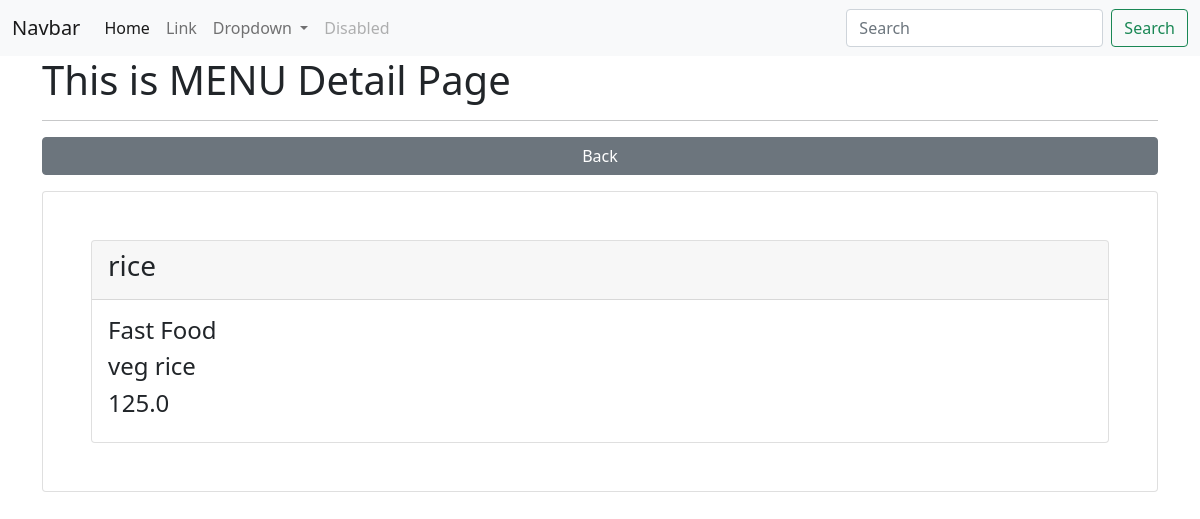
Screenshot of /menu/show/12/ with the database file from the repository.
### app_restro/models.py (models this page shows, shortened)
class Menu(models.Model):
    menu_title = models.CharField(max_length=50)
    category_id = models.ForeignKey(Category, on_delete=models.CASCADE)
    menu_desc = models.CharField(max_length=200)
    menu_img = models.FileField(upload_to="menu/images/", blank=True)
    menu_ingredient = models.CharField(max_length=200)
    menu_price = models.FloatField()
    class Meta:
        db_table = "app_menus"

class Category(models.Model):
    category_name = models.CharField(max_length=50)
    class Meta:
        db_table = "app_categories"

### app_restro/views.py (the view)
# urls.py: path('menu/show/<int:id>/', views.menu_show, name='menu-show'),
def menu_show(request, id):
    data = Menu.objects.get(id=id)
    context = {"data": data}
    return render(request, 'menus/show.html', context)

### templates/menus/show.html (shortened to what this page needs)
{% extends "layouts/master.html" %}
{% block content %}
<div class="container">
    <h1>This is MENU Detail Page</h1>
    <hr>
    <a href="{% url 'menu-list' %}" class="btn btn-secondary col-12 mb-3">Back</a>
    <div class="card p-5">
        <div class="card">
            <div class="card-header">
                <h3>{{ data.menu_title }}</h3>
            </div>
            <div class="card-body">
                <h4>{{ data.category_id.category_name }}</h4>
                <h4>{{ data.menu_desc }}</h4>
                <h4>{{ data.menu_price }}</h4>
            </div>
        </div>
    </div>
</div>
{% endblock %}

### rows the page displays
Menu: menu_title "rice", category_id.category_name "Fast Food", menu_desc "veg rice", menu_price "125.0"
